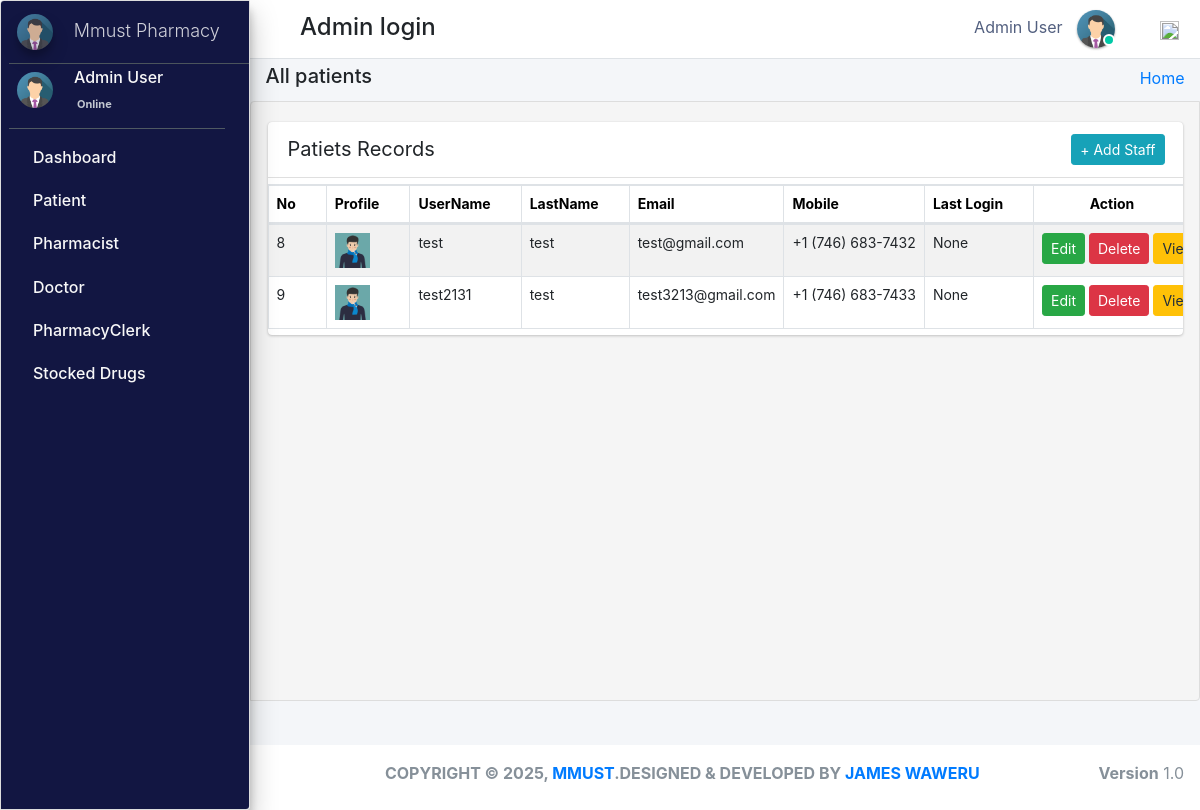
The page /admin_user/all_patients/ (signed in) on the database as committed earlier.
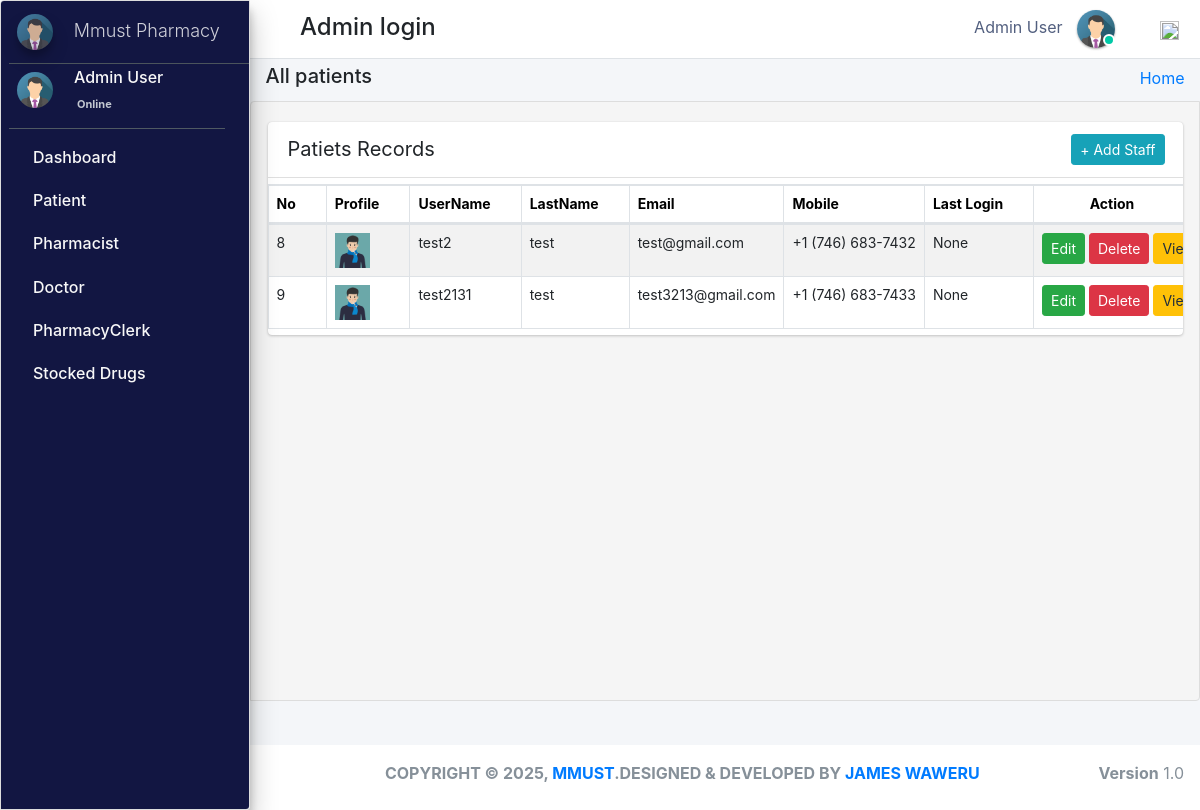
The same page on the database as committed later.
### pharmacy/models.py (models this page shows, shortened)
class Patients(models.Model):
    gender_category=(
        ('Male','Male'),
        ('Female','Female'),
    )
    admin = models.OneToOneField(CustomUser,null=True, on_delete = models.CASCADE)
    reg_no=models.CharField(max_length=30,null=True,blank=True,unique=True)
    gender=models.CharField(max_length=7,null=True,blank=True,choices=gender_category)
    first_name=models.CharField(max_length=20,null=True,blank=True)
    last_name=models.CharField(max_length=20,null=True,blank=True)
    dob=models.DateTimeField(auto_now_add= False, auto_now=False,null=True,blank=True)
    phone_number=models.CharField(max_length=10,null=True,blank=True)
    profile_pic=models.ImageField(default="patient.jpg",null=True,blank=True)
    age= models.IntegerField(default='0', blank=True, null=True)
    address=models.CharField(max_length=300,null=True,blank=True)
    date_admitted=models.DateTimeField(auto_now_add=True, auto_now=False)
    last_updated = models.DateTimeField(auto_now_add=False, auto_now=True)

class CustomUser(AbstractUser):
    user_type_data = ((1, "AdminHOD"), (2, "Pharmacist"), (3, "Doctor"), (4, "PharmacyClerk"),(5, "Patients"))
    user_type = models.CharField(default=1, choices=user_type_data, max_length=10)

### pharmacy/HODViews.py (the view, shortened to what this page needs)
# urls.py: path('admin_user/all_patients/',HODViews.all_patients,name='all_patients'),
def all_patients(request):
    form=PatientSearchForm1(request.POST or None)
    patients=Patients.objects.all()
    context={
        "patients":patients,
        "form":form,
        "title":"Admitted Patients"
    }
    return render(request,'hod_templates/admited_patients.html',context)

### pharmacy/LoginCheckMiddleWare.py (called while the page is built)
    def process_view(self, request, view_func, view_args, view_kwargs):
        modulename = view_func.__module__
        user = request.user
        if user.is_authenticated:
            user_type = user.user_type
            allowed_modules = ["pharmacy.views", "django.views.static"]
            if user_type in self.USER_TYPE_VIEWS:
                allowed_modules.append(self.USER_TYPE_VIEWS[user_type][0])
                redirect_view = self.USER_TYPE_VIEWS[user_type][1] if len(self.USER_TYPE_VIEWS[user_type]) > 1 else None
                if modulename not in allowed_modules and redirect_view:
                    return redirect(redirect_view)
            else:
                return redirect("login")
        elif request.path != reverse("login"):
            return redirect("login")
        return None

### pharmacy/templates/hod_templates/admited_patients.html (shortened to what this page needs)
{% extends 'hod_templates/base_template.html'%}
{% load static %}
{% block page_title %}
<h5>All patients</h5>
{% endblock page_title %}
{% block main_content %}
<section class="content">
    <div class="row">
        <div class="col-md-12 px-3">
            <div class="card card-primar sc">
                <div class="card-header">
                    <span>Patiets Records</span>
                   <div class="card-tools d-flex">
                <a class="btn btn-sm btn-info mr-2" href="{% url 'patient_form' %}" role="button">+ Add Staff</a>
            </div>
                </div>
                <table  class="table table-bordered table-hover dataTable" id="plist">
                    <thead>
                            <tr>
                                    <th>No</th>
                                    <th>Profile</th>
                                    <th>UserName</th>
                                    <th>LastName</th>
                                    <th>Email</th>
                                    <th>Mobile</th>
                                     <th>Last Login</th>
                                     <th class="text-center">Action</th>
                            </tr>
                    </thead>
                    <tbody>
                            {% for patient in patients %}
                            <tr class="hov"> <td>{{patient.admin.id}}</td>
                                <td> <img src="{{patient.profile_pic.url}}" class="" width="35" height="35" alt=""></td>
                                <td>{{patient.admin}}</td>
                                <td>{{patient.admin.last_name}}</td>
                                <td>{{patient.admin.email}}</td>
                                <td>{{patient.phone_number}}</td>
                                <td>{{patient.admin.last_login}}</td>
                                <td><a href="{% url 'edit_patient' patient.admin.id %}" class="btn btn-sm btn-success">Edit</a>
                                    <a href="{% url 'delete_patient' patient.id %}" class="btn btn-sm btn-danger">Delete</a></<a>
                                    <a href="{% url 'patient_record' patient.id %}" class="btn btn-sm btn-warning">View</a></td>
                            </tr>
                            {% endfor %}
                    </tbody>
                </table>
            </div>
        </div>
    </div>
</section>
{% endblock %}

Rows that differ between the two databases and show on the page:
changed Patients "test@gmail.com": admin "test" → "test2"
